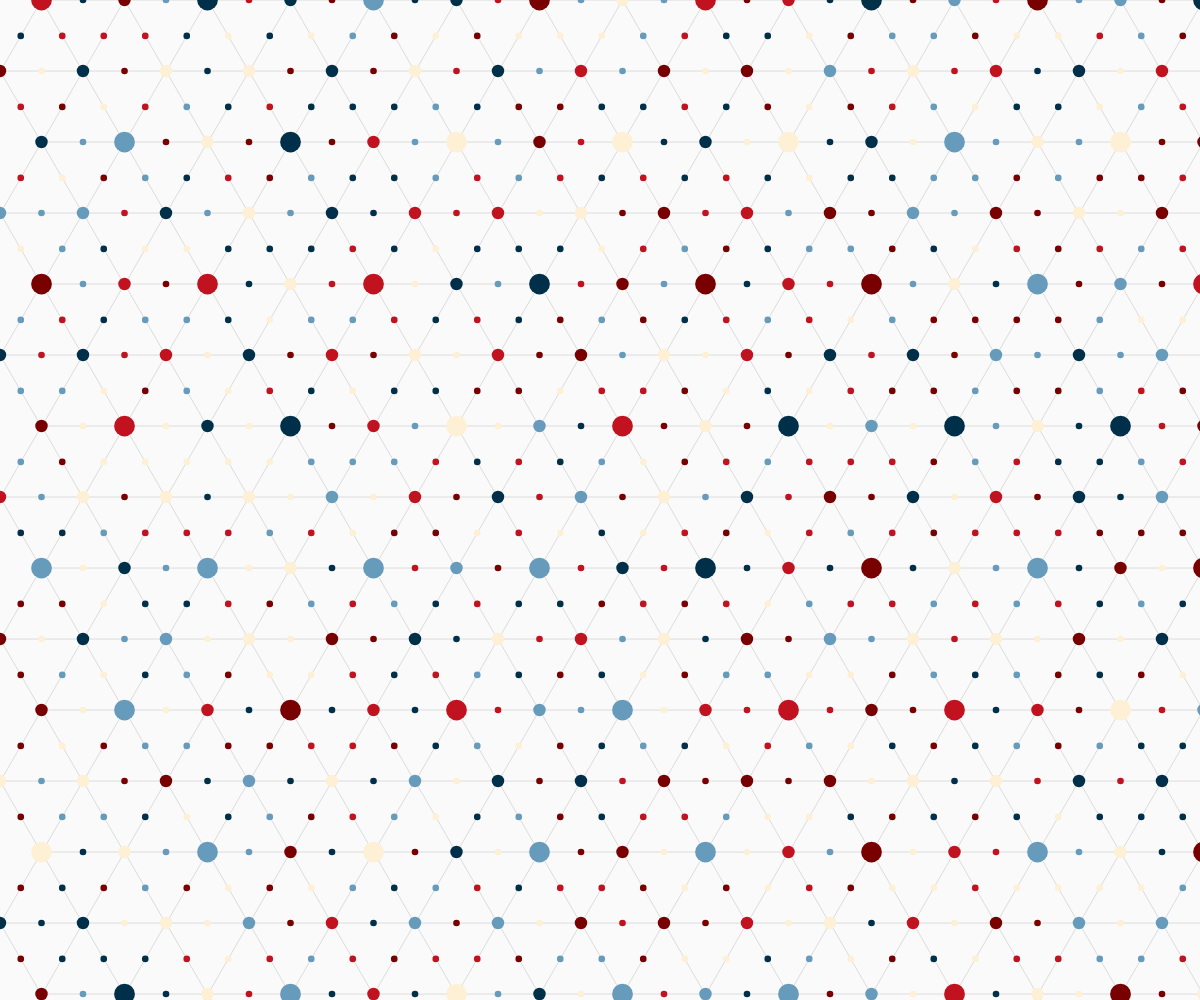
Frame 1 (no input)
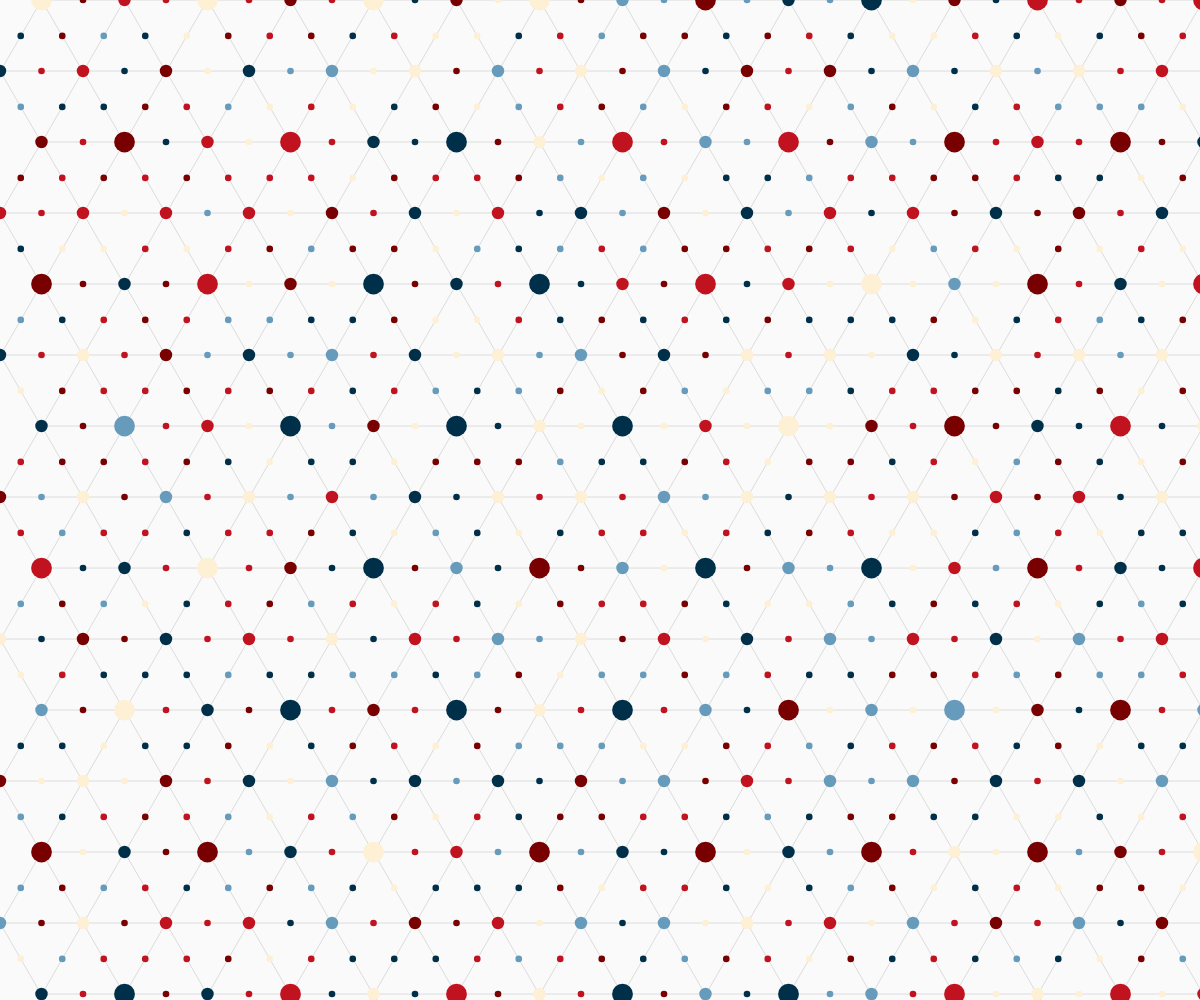
Frame 2 (the mouse pressed at the canvas centre, redrawn once)

The p5.js sketch that drew these frames (run headless with seeded random() and noise() and a simulated clock; the mouse was pressed at the canvas centre and the sketch redrawn once):

// p5.js sketch
// ── sketch.js
"use strict"

const COLORS = ["#780000", "#C1121F", "#FDF0d5", "#003049", "#669BBC"];

function setup(){
	createCanvas(windowWidth, windowHeight);
	angleMode(DEGREES);
	textAlign(CENTER, CENTER); textSize(14);
	noLoop();
	noSmooth();
}

function draw(){
	background(250);
	rectMode(CENTER);
	noStroke();

	const tW   = floor((width<height)?width/12:height/12);
	const tH   = floor(tW/2 * sqrt(3));
	const rows = floor(height / tH);
	const cols = floor(width / tW);

	for(let r=0; r<=rows; r++){
		for(let c=0; c<=cols; c++){
			drawTriangle(r, c, tW, tH);
		}
	}
}

function drawTriangle(r, c, tW, tH){
	let x = c * tW;
	let y = r * tH;
	if(r%2==0) x += tW/2;
	connectLine(x, y, tW, 0);
	connectLine(x, y, tW, 60);
	connectLine(x, y, tW, 120);
	let rate = 0.15;
	if(r%4==0){
		if(c%2==0) rate = 0.25;
	}else if(r%2==0){
		if((c+1)%2==0) rate = 0.25;
	}
	drawCircle(x, y, tW*rate);
}

function connectLine(x, y, len, deg){
	stroke(220); strokeWeight(1);
	line(x, y, x+len*cos(deg), y+len*sin(deg));
	fill(getColor());
	noStroke();
	circle(x+len/2*cos(deg), y+len/2*sin(deg), len*0.08);
}

function drawCircle(x, y, dia){
	fill(getColor());
	noStroke();
	circle(x, y, dia);
}

function drawDiamond(x, y, dia){
	const off = dia * 0.05;
	push();
	translate(x, y);
	rotate(45);
	fill(220);
	square(off, off, dia, dia/5);
	fill(getColor());
	square(0, 0, dia, dia/5);
	pop();
}

function getColor(){
	return COLORS[floor(random()*COLORS.length)];
}
